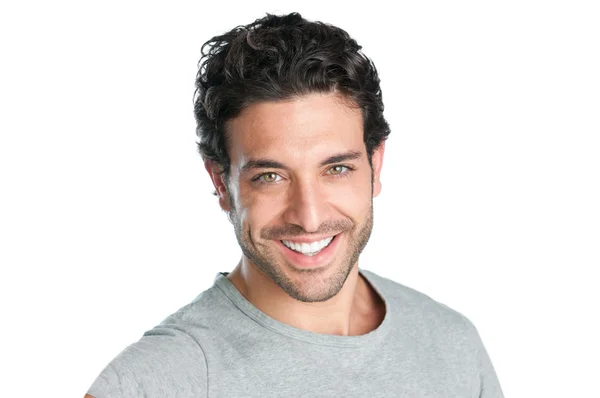
#> input picture assets/face.jpg, 600 x 398 px
$ python drawing.py
#> lines starting #> are read from the running program, lines starting #| are printed output that depends on the picture; after the words box and inside, x2 and y2 are one past the last pixel; in counts of white or black regions, pixels touching at a corner belong together
import cv2
import numpy as np
import matplotlib.pyplot as plt

# Load the image
image_path = 'assets/face.jpg'
image = cv2.imread(image_path)
#> image is the input picture: shape (398, 600, 3); mean B, G, R 217.5, 219.8, 224.9

# Convert to grayscale
gray_image = cv2.cvtColor(image, cv2.COLOR_BGR2GRAY)
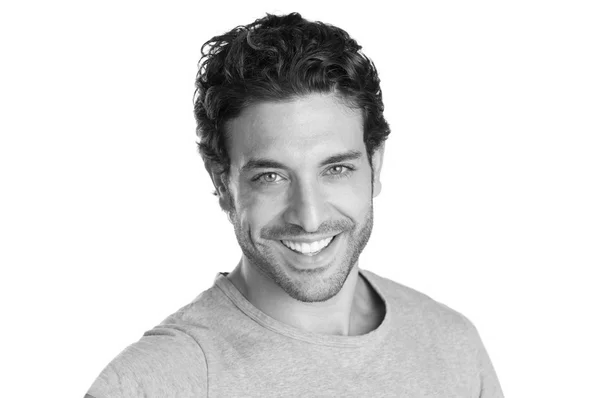
#> gray_image: shape (398, 600); min 0, max 255, mean 221.1

# Apply Canny edge detection
edges = cv2.Canny(gray_image, 50, 150)
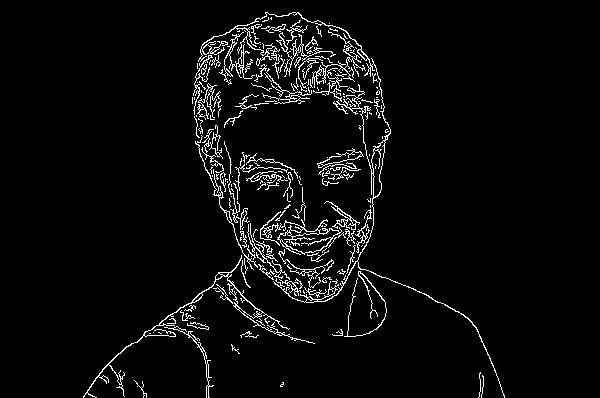
#> edges: shape (398, 600); 4.3% white in thin lines or dots, all inside (x1, y1, x2, y2) = (83, 12, 505, 398)

# Find contours
contours, _ = cv2.findContours(edges, cv2.RETR_EXTERNAL, cv2.CHAIN_APPROX_SIMPLE)
#> contours = 199 contours, 171 with area under 20; largest, box (x1, y1, x2, y2) and area: (198, 12, 505, 398) 1052, (260, 211, 342, 255) 1041, (83, 255, 315, 398) 666, (317, 148, 364, 168) 251, (312, 30, 366, 88) 164

# Prepare an image for drawing
contour_image = np.ones_like(gray_image) * 255

# Draw contours with varying line weights
for contour in contours:
    # Calculate line weight based on contour size (adjust scaling factor)
    line_weight = int(cv2.arcLength(contour, True) / 10000) + 1  # Increased scaling factor

    # Apply a threshold to limit the maximum line weight
    line_weight = min(line_weight, 2)  # Maximum line weight of 2

    # Draw the contour with the calculated line weight
    cv2.drawContours(contour_image, [contour], -1, (0, 0, 0), line_weight)
#> this loop made 199 passes
#> contour on passes 6, 8, 37: [[149, 333], [150, 333]], [[153, 332]], [[362, 245], [361, 246]]
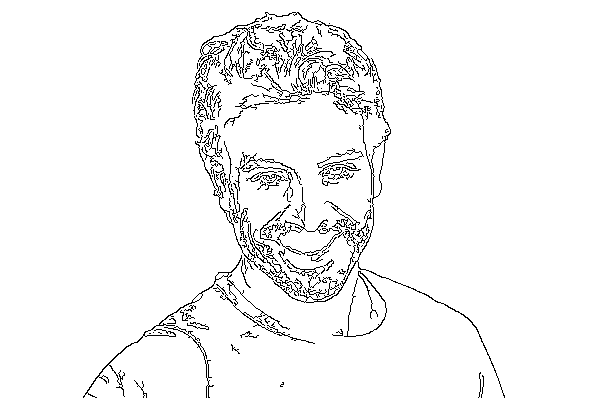
#> contour_image: shape (398, 600); 95.9% white; black in thin lines or dots, all inside (x1, y1, x2, y2) = (83, 12, 505, 398)

# Remove smaller lines using morphological operations
kernel = np.ones((3, 3), np.uint8)
contour_image = cv2.morphologyEx(contour_image, cv2.MORPH_OPEN, kernel, iterations=1)
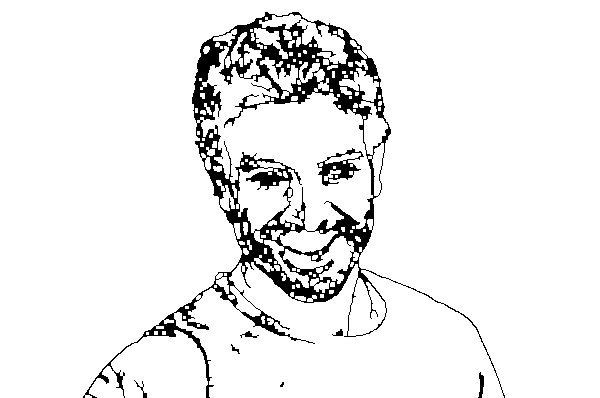
#> contour_image: shape (398, 600); 92.7% white; 8 black regions (1 under 20 px), largest, box (x1, y1, x2, y2) and area: (83, 12, 505, 398) 16520, (317, 148, 364, 186) 610, (478, 372, 484, 398) 92

# Show the result
plt.imshow(contour_image, cmap='gray')
plt.title('Pencil Sketch Contour Image')
plt.show()


# Convert contours to a format that the Arduino can understand
drawing_instructions = []
for contour in contours:
    for point in contour:
        x, y = point[0]
        drawing_instructions.append((x, y))
#> after the loop, drawing_instructions = 9217 pairs, first value 83 to 504, second value 12 to 397

# Save the drawing instructions to a file
with open('drawing_instructions.txt', 'w') as f:
    for instruction in drawing_instructions:
        f.write(f"{instruction[0]},{instruction[1]}\n")
#> this loop made 9217 passes
#> instruction on passes 1 to 3: (282, 382), (283, 383), (282, 384)

print("Drawing instructions have been saved.")
